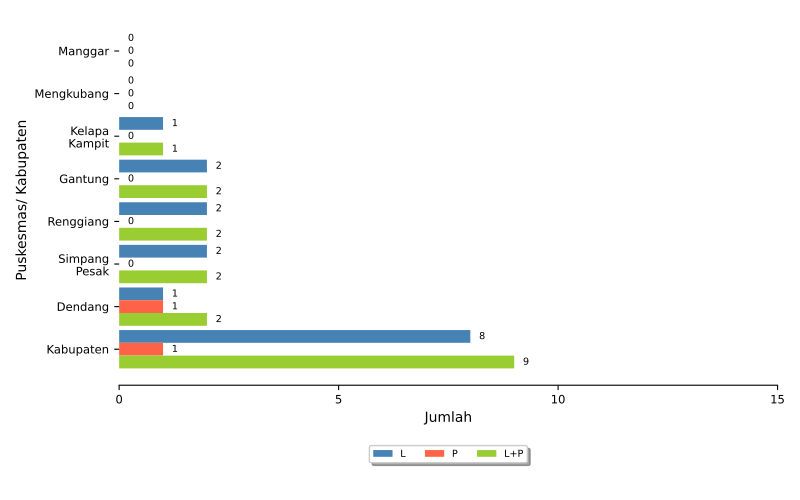

Recreate this plot in Python.
import numpy as np
import matplotlib.pyplot as plt
import pandas
from textwrap import wrap
from matplotlib.ticker import FuncFormatter
import locale
locale.setlocale(locale.LC_ALL, 'id_ID.UTF8')

import sys, os, inspect
currentdir = os.path.dirname(os.path.abspath(inspect.getfile(inspect.currentframe())))
parentdir = os.path.dirname(currentdir)
sys.path.insert(0, parentdir)

berkasData = currentdir +'\\bab_06_12_dataKasusFilaria.csv'
berkasSimpan = currentdir +'\\bab_06_12_kasusFilaria.pdf'
# judulDiagram = 'Jumlah Kasus Filaria\nTahun 2022'
sumbuX = 'Jumlah'
sumbuY = 'Puskesmas/ Kabupaten'
tickerSumbuX = np.arange(0,16,5)
labelBar1 = 'L'
labelBar2 = 'P'
labelBar3 = 'L+P'

# read data file
colnames = ['puskesmas','L','P','LP']
data = pandas.read_csv(berkasData, names=colnames, sep=';')
puskesmas = data.puskesmas.tolist()
bar1 = data.L.tolist()
bar2 = data.P.tolist()
bar3 = data.LP.tolist()

ind = np.arange(len(puskesmas))  # the x locations for the groups
width = 0.3       # the width of the bars
widthDL = 0.2      # spacing for data labels

# make bars
fig, ax = plt.subplots()
rects1 = ax.barh(ind, bar1, width, color='steelblue', label=labelBar1)
rects2 = ax.barh(ind + width, bar2, width, color='tomato', label = labelBar2)
rects3 = ax.barh(ind + 2*width, bar3, width, color='yellowgreen', label = labelBar3)

# add some text for labels, title and axes ticks
# ax.set_title(judulDiagram)
ax.set_xticks(tickerSumbuX)
ax.set_xlabel(sumbuX)
ax.xaxis.set_major_formatter(FuncFormatter(lambda x, pos: "{:n}".format(x)))

ax.set_yticks(ind+width)
ax.set_yticklabels(list([ '\n'.join(wrap(l, 10)) for l in puskesmas ]))
ax.invert_yaxis()
ax.set_ylabel(sumbuY)

ax.tick_params(axis='both', which='major', labelsize='small')
ax.spines['top'].set_visible(False)
ax.spines['right'].set_visible(False)
ax.spines['left'].set_visible(False)

# make legend box
box = ax.get_position()
ax.set_position([box.x0, box.y0 + box.height * 0.1, box.width, box.height * 0.9])
ax.legend(fontsize='x-small', loc='upper center', bbox_to_anchor=(0.5, -0.15), fancybox=True, shadow=True, ncol=3)

# add data label
for i, v in enumerate(bar1):
    ax.text(v + widthDL, i, '{:n}'.format(v), ha='left', va='center', fontsize='x-small')
for i, v in enumerate(bar2):
    ax.text(v + widthDL, i + width, '{:n}'.format(v), ha='left', va='center', fontsize='x-small')
for i, v in enumerate(bar3):
    ax.text(v + widthDL, i + 2*width, '{:n}'.format(v), ha='left', va='center', fontsize='x-small')

# finishing
pyrfig = plt.figure(1)
pyrfig.set_figwidth(8)
pyrfig.set_figheight(5)
# tight_layout to make consistent size
# adjust subplot to make room for legend
fig.subplots_adjust(bottom=-0.15)
plt.tight_layout()
plt.savefig(berkasSimpan)
plt.close(pyrfig)
# plt.show()
